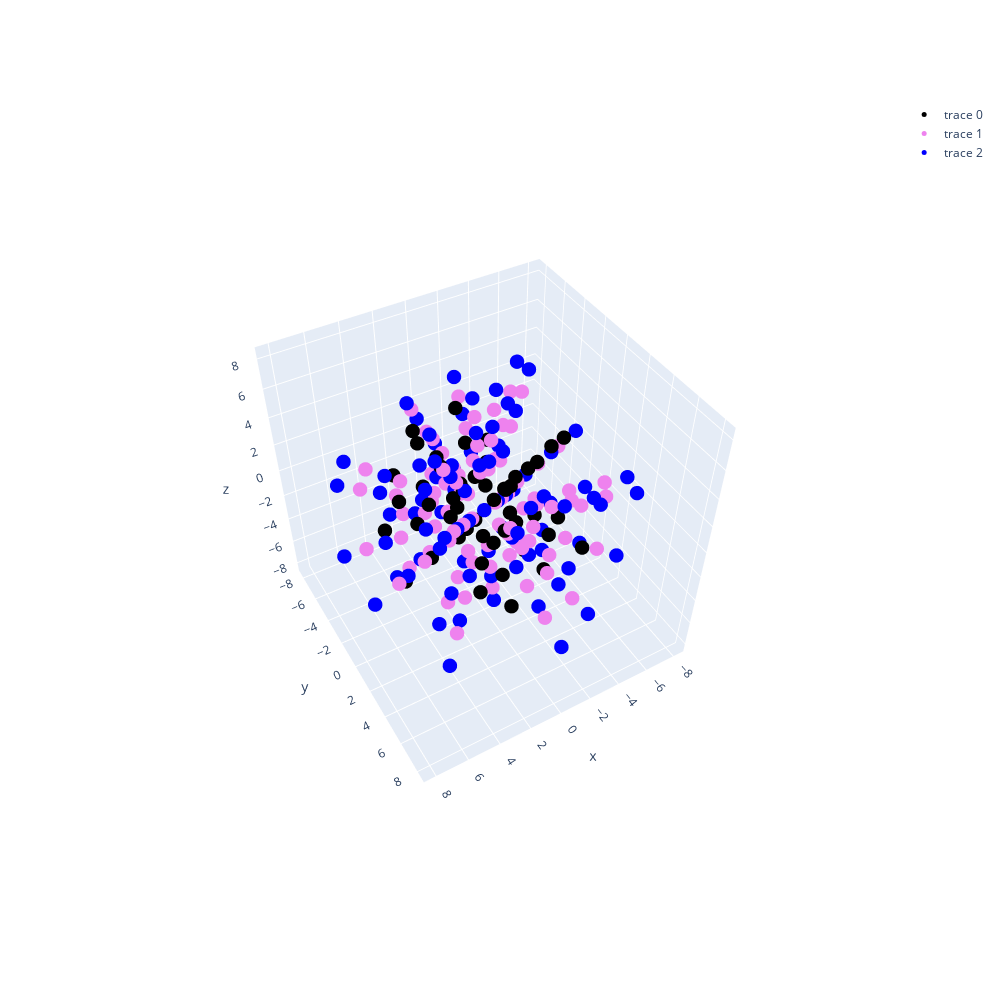

Source (notebook cell):
### Markdown cell above
Plotting grid points (black), old (pink) and new (blue) Voronoi vertices.

Immediately obvious: same direction rays, different radii.

### Code cell
# plot the grid points in black
scatter1 = go.Scatter3d(x=position_grid_points.T[0], y=position_grid_points.T[1], z=position_grid_points.T[2],
            mode='markers', marker=dict(size=5, color='black', opacity=1))
# plot the old voronoi vertices in violet
scatter2 = go.Scatter3d(x=position_voronoi_vertices.T[0], y=position_voronoi_vertices.T[1], z=position_voronoi_vertices.T[2],
            mode='markers', marker=dict(size=5, color='violet', opacity=1))
# plot new cartesian voronoi in blue
scatter3 = go.Scatter3d(x=normal_voronoi_vertices.T[0], y=normal_voronoi_vertices.T[1],
                        z=normal_voronoi_vertices.T[2],
            mode='markers', marker=dict(size=5, color='blue', opacity=1))


fig = go.Figure(data=[scatter1, scatter2, scatter3])
fig.update_layout(autosize=False, width=1000, height=1000)
fig.show()
